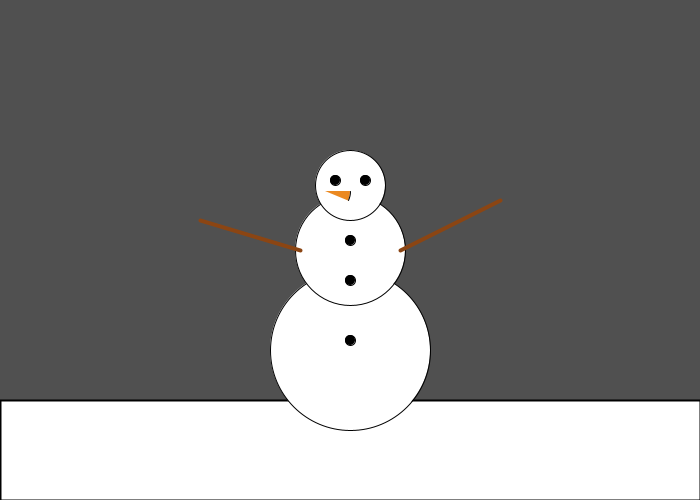
Frame 1 (no input)
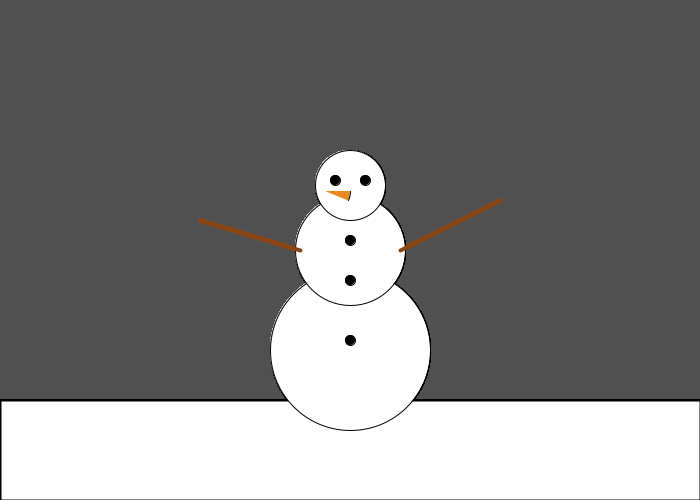
Frame 60 (the mouse pressed at the canvas centre just before this capture)
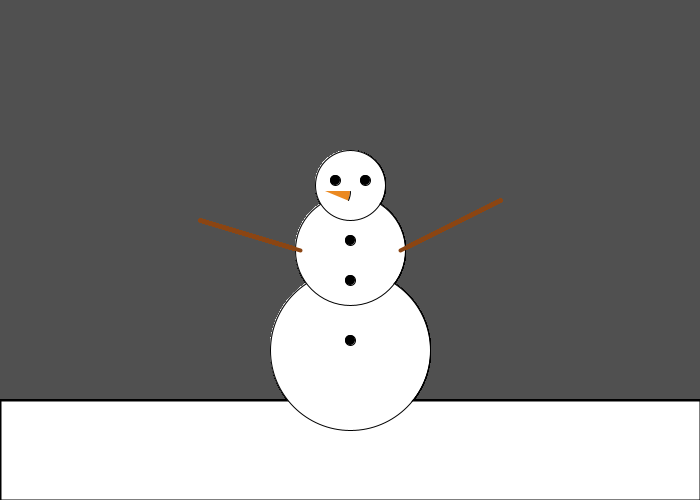
Frame 120 (the mouse held since frame 60 and released just before this capture)

The Processing sketch that drew these frames (run headless with seeded random() and noise(); from frame 60 on, the mouse is pressed at the canvas centre):

// Processing sketch: SnowmanASMNT2
// ── SnowmanASMNT2.pde
// Set up canvas
void setup() {
  size(700, 500); // Size of canvas
  background(80, 80, 80); // Background color as rgb values
}

void draw() {
  // Your program will be here...
  
fill(255,255,255); //Colour white
strokeWeight(2);
rect(0,400,700,100);//Ground snow.

strokeWeight(1);

ellipse(350, 350, 160, 160);// Main body.
ellipse(350, 250, 110, 110);// Middle circle.
ellipse(350, 185, 70, 70);//Head.

//4 shapes.

fill(0,0,0);//Colour black
ellipse(350, 240, 10, 10);//Buttons.
ellipse(350, 280, 10, 10);
ellipse(350, 340, 10, 10);
ellipse(335, 180, 10, 10);//Left Eye.
ellipse(365, 180, 10, 10);//Right Eye.

fill(235,137,33); //Orange Colour.
//10 Shapes
arc(325,191,50,50,0,PI/ 8); //Nose.

stroke(139,69,19);//Brown Colour.
strokeWeight(4);
line(200,220,300,250);//Left Arm
line(400,250,500,200);// Right Arm

stroke(0,0,0);


}
